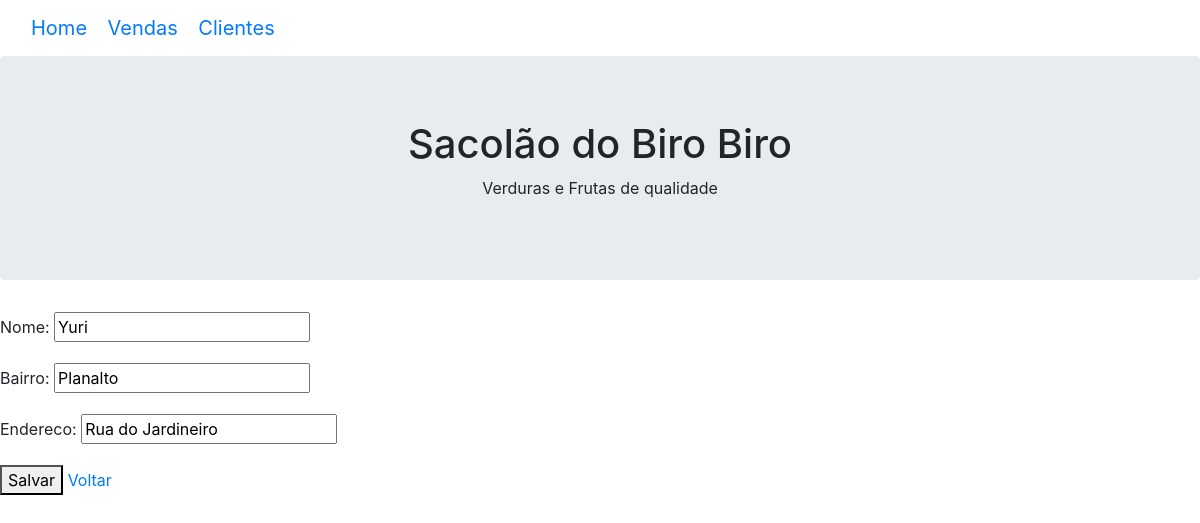
Before: /updateC/2/ with the older database file.
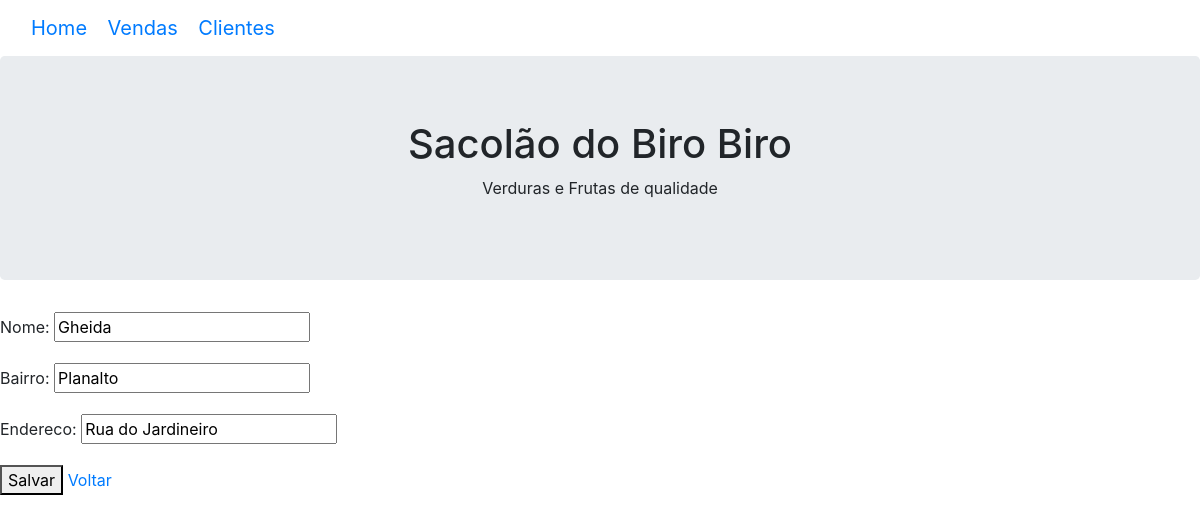
After: the same page with the newer database file.
### contas/models.py (models this page shows)
class Cliente(models.Model):
    nome = models.CharField(max_length=200)
    bairro = models.CharField(max_length=200)
    endereco = models.CharField(max_length=200)

### contas/views.py (the view)
# urls.py: path('updateC/<int:pk>/', updateC, name='url_updateC'),
def updateC(request, pk):
    data = {}
    clientes = Cliente.objects.get(pk=pk)
    form = ClienteForm(request.POST or None, instance=clientes)
    if form.is_valid():
        form.save()
        return redirect('url_clientes')
    data['form'] = form
    data['cliente'] = clientes
    return render(request, 'contas/addclientes.html', data)

### contas/form.py
class ClienteForm(ModelForm):
    class Meta:
        model = Cliente
        fields = ['nome', 'bairro', 'endereco']

### contas/templates/contas/addclientes.html (shortened to what this page needs)
{% extends 'base.html' %}
{% block content %}
<body>
    <form method="POST">
        {{ form.as_p }}
        <button type="submit">Salvar</button>
        <a  href="{% url 'url_clientes' %}">Voltar</a>
    </form>
</body>
{% endblock %}

Changed rows visible on the page:
changed Cliente "Planalto": nome "Yuri" → "Gheida"
